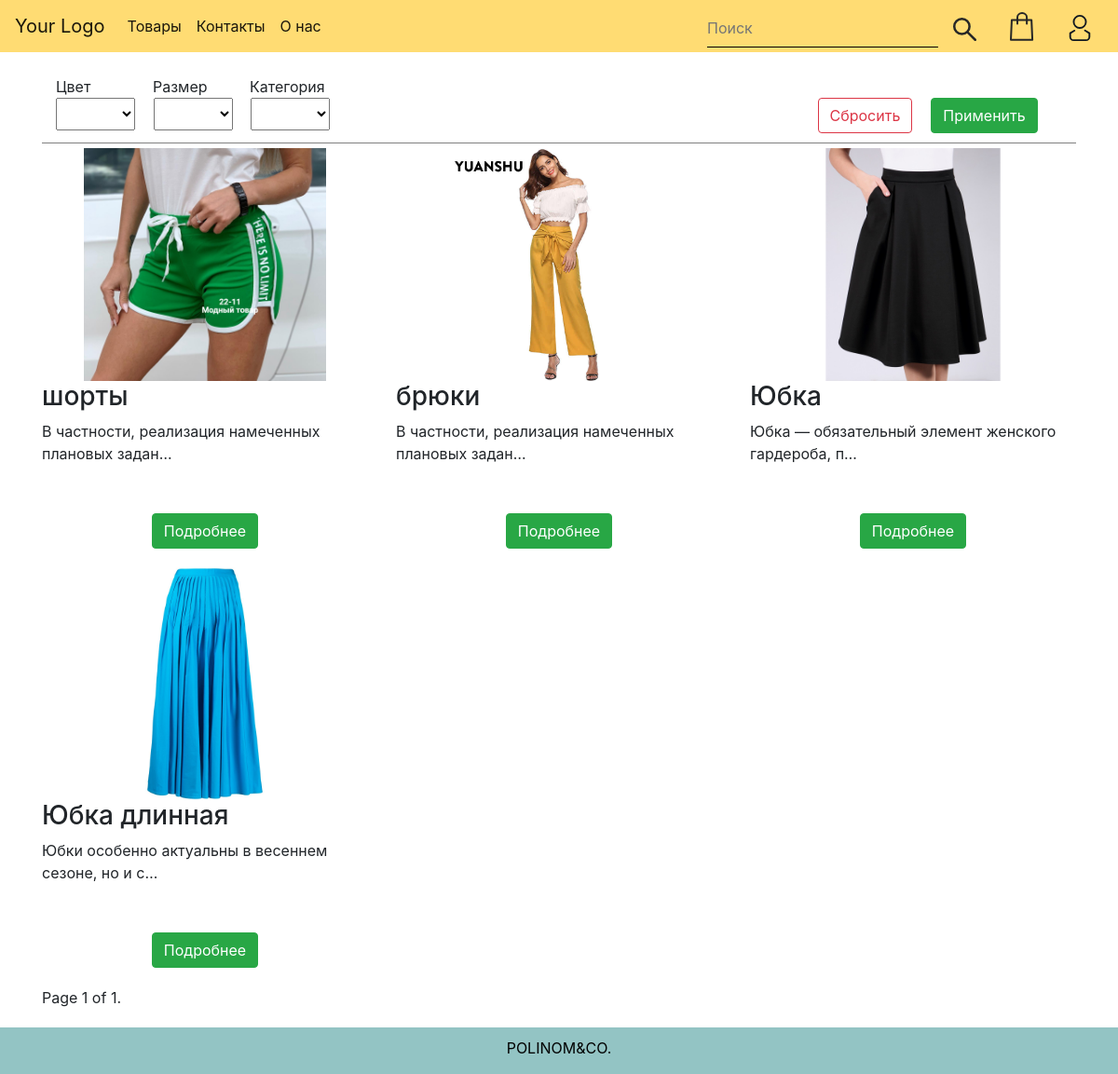
The app's page /prods/category/3/ with its own data.
### products/models.py (models this page shows, shortened)
class Product(models.Model):
    colors = models.ManyToManyField(
        'Color', blank=True, default=None, related_name='prod')
    category = models.ForeignKey('Category', on_delete=models.CASCADE,
                               blank=True, null=True, default=None, related_name='prod')
    price = models.IntegerField()
    fimage = models.ImageField(upload_to="media/product_images/")
    name = models.CharField(max_length=64, blank=True, null=True, default=None)
    description = models.TextField(blank=True, null=True, default=None)
    created = models.DateTimeField(auto_now_add=True, auto_now=False)
    updated = models.DateTimeField(auto_now_add=False, auto_now=True)
    is_active = models.BooleanField(default=True)
    class Meta:
        verbose_name = "Товар"
        verbose_name_plural = "Товары"

### products/views.py (the view)
# urls.py: path('category/<int:catid>/', views.category),
def category(req, catid):
    products = Product.objects.filter(category=catid)
    colors = Color.objects.all()
    sizes = Size.objects.all()
    category = Category.objects.all()
    my_filter = [colors, sizes, category]
    paginator = Paginator(products, 6)
    page_number = req.GET.get('page')
    page_obj = paginator.get_page(page_number)
    return render(req, 'products.html', locals())

### products/templates/products.html (shortened to what this page needs)
{% extends "base.html"%}
{% load static %}
{% block content%}
		<link rel="stylesheet" href='{% static "products/style.css" %}' type="text/css">
		<div class="container">
			{% include "filter.html" %}
			<div class="row main">
				{% for item in page_obj %}
					<div class="col-lg-4 items">
						<div class="image row">
							<img src="{{item.fimage.url}}"  >
						</div>
						<div class="name">
							<h3>{{item.name}}</h3>
						</div>
						<p class="descript">
							{{item.description|truncatechars_html:50}}
						</p>
						<div class="but row ">
							<a href="http://127.0.0.1:8000/prods/{{item.id}}" class="btn btn-success">Подробнее</a>
						</div>
					</div>
				{% endfor %}
			</div>
			<div class="pagination">
				<span class="step-links">
					<span class="current">
						Page {{ page_obj.number }} of {{ page_obj.paginator.num_pages }}.
					</span>
				</span>
			</div>
		</div>
{%endblock content%}

### landing/static/base/style.css (style rules this page uses)
html { height: 100%; }
body { min-height:100%; position:relative; padding-bottom: 70px; }

### landing/static/navbar/style.css (style rules this page uses)
* { outline: 0 !important; }

### products/static/products/style.css (style rules this page uses)
.items { height: 450px; position: relative; }
.image { height:250px; width: 95%; justify-content: center; margin-left: 2.5%; }
.image img { max-width: 100%; max-height: 100%; }
.items .but { position: absolute; width: 100%; bottom: 20px; justify-content: center; }
.container { padding-top: 10px; }

### records on screen
Product: fimage (picture), name "шорты", description "В частности, реализация намеченных плановых задан…"
Product: fimage (picture), name "брюки", description "В частности, реализация намеченных плановых задан…"
Product: fimage (picture), name "Юбка", description "Юбка — обязательный элемент женского гардероба, п…"
Product: fimage (picture), name "Юбка длинная", description "Юбки особенно актуальны в весеннем сезоне, но и с…"

### other values on screen
{{ page_obj.number }} "1"
{{ page_obj.paginator.num_pages }} "1"
